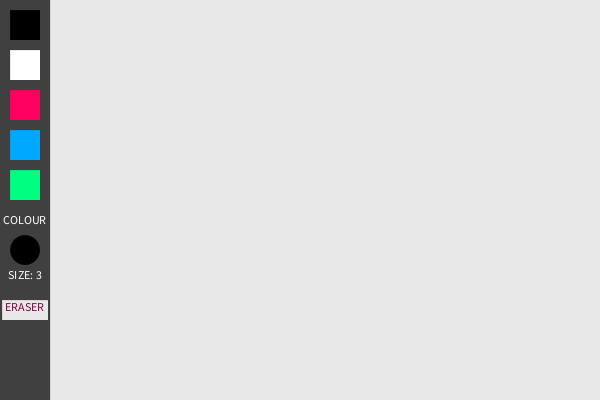
Frame 1 (no input)
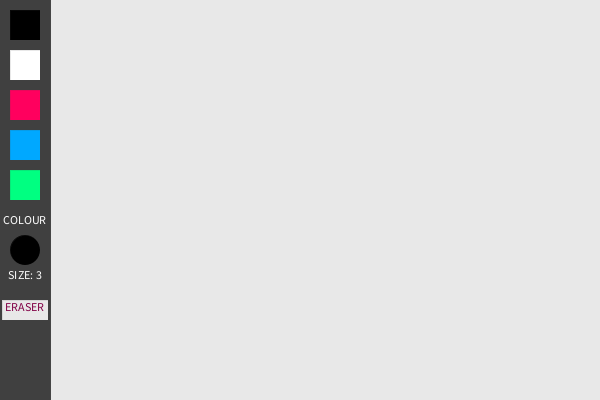
Frame 60 (the mouse pressed at the canvas centre just before this capture)
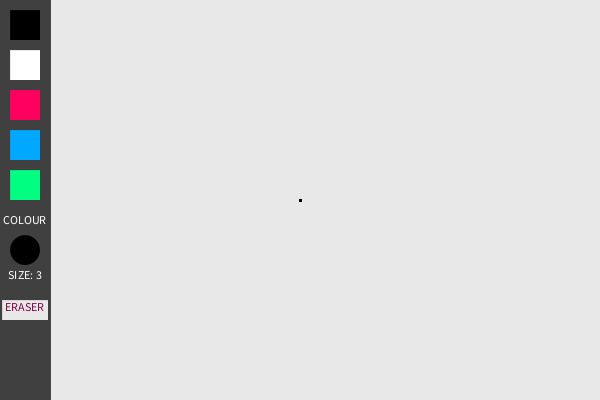
Frame 120 (the mouse held since frame 60 and released just before this capture)

The Processing sketch that drew these frames (run headless with seeded random() and noise(); from frame 60 on, the mouse is pressed at the canvas centre):

// Processing sketch: assignment_06_mission_05
// ── assignment_06_mission_05.pde
 //variables
 color brush = #000000;
 int thickness = 3;
 String strokeSize = str(thickness);
 
 void setup() {
   //standard stuff
   size(600,400);
   background(#E8E8E8); //white-grey
   textSize(12);
   textAlign(CENTER);
 }
 
 void draw() {
   //cursor fun
   if (mouseX > 10 && mouseX < 40 && mouseY > 10 && mouseY < 40 || mouseX > 10 && mouseX < 40 && mouseY > 50 && mouseY < 80 || mouseX > 10 && mouseX < 40 && mouseY > 90 && mouseY < 120 || mouseX > 10 && mouseX < 40 && mouseY > 130 && mouseY < 160 || mouseX > 10 && mouseX < 40 && mouseY > 170 && mouseY < 200 || mouseX > 0 && mouseX < 50 && mouseY > 300 && mouseY < 320) {
     cursor(HAND);
   } else {
     cursor(ARROW);
   }
   
   //side-bar
   stroke(#404040);
   strokeWeight(0);
   fill(#404040); //dark-grey
   rect(0,0,50,400);
   
   //colour buttons
   //black
   fill(#000000);
   rect(10,10,30,30);
   //white
   fill(#FFFFFF);
   rect(10,50,30,30);
   //red
   fill(#FF005E);
   rect(10,90,30,30);
   //blue
   fill(#00A8FF);
   rect(10,130,30,30);
   //green
   fill(#00FF81);
   rect(10,170,30,30);
   //eraser
   fill(#E8E8E8);
   rect(2,300,46,20);
   fill(#810045);
   text("ERASER", 0, 302, 50, 330);
   
   //current colour
   strokeWeight(0);
   fill(brush);
   ellipse(25,250,30,30);
   fill(#FFFFFF);
   text("COLOUR", 0, 215, 50, 235);
   
   //current brush size
   text("SIZE: " + strokeSize, 0, 270, 50, 300);
   
   //color & size of brush
   stroke(brush);
   strokeWeight(thickness);
   //brush code
   if (mousePressed == true && mouseX > 50 && pmouseX > 50) {
    line(mouseX, mouseY, pmouseX, pmouseY);
   }
 }
 
 void mouseClicked() {
   if (mouseX > 10 && mouseX < 40 && mouseY > 10 && mouseY < 40) {
     brush = #000000; //BLACK
   } if (mouseX > 10 && mouseX < 40 && mouseY > 50 && mouseY < 80) {
     brush = #FFFFFF; //WHITE
   } if (mouseX > 10 && mouseX < 40 && mouseY > 90 && mouseY < 120) {
     brush = #FF005E; //RED
   } if (mouseX > 10 && mouseX < 40 && mouseY > 130 && mouseY < 160) {
     brush = #00A8FF; //BLUE
   } if (mouseX > 10 && mouseX < 40 && mouseY > 170 && mouseY < 200) {
     brush = #00FF81; //GREEN
   } if (mouseX > 0 && mouseX < 50 && mouseY > 300 && mouseY < 320) {
     brush = #E8E8E8; //white-grey
   }
 }
 
 void mouseWheel(MouseEvent event) {
  float e = event.getCount();
  if (thickness >= 1) {
  thickness -= e;
  strokeSize = str(thickness);
  } if (thickness == 0) {
    thickness = 1;
    strokeSize = str(thickness);
  }
}
